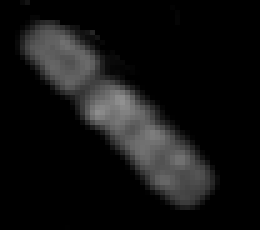
#> input picture Crowdsourcing for Chromosome Segmentation and Deep Classification/single_chromosomes/1/1 10b.bmp, 52 x 46 px, found by its file name (shown 5 times larger); its folder holds only this picture in this run
$ python chromosome_straightening_v1.0.py
#> lines starting #> are read from the running program, lines starting #| are printed output that depends on the picture; after the words box and inside, x2 and y2 are one past the last pixel; in counts of white or black regions, pixels touching at a corner belong together
import numpy as np
import pandas as pd
import cv2
from PIL import Image
from matplotlib import pyplot as plt
import scipy.signal as signal
import os

class Straightening():
    def __init__(self):
        self.w1 = 0.43
        self.w2 = 0.57

    def main_unstrainghtening(self, path_img):
        orgin_img = cv2.imread(path_img, cv2.IMREAD_GRAYSCALE)
        img = 255 - orgin_img
        new_img = self.unstraightening_img_return(img)

        return new_img

    def main_strainghtening(self, path_img):
        '''
        main function
        return: the straighted img
        '''
#> called with path_img = './single_chromosomes/1/1 10b.bmp'
        orgin_img = cv2.imread(path_img, cv2.IMREAD_GRAYSCALE)
#> orgin_img is the input picture: shape (46, 52); min 0, max 145, mean 18.2
        img = 255 - orgin_img
        # print(img)
        # self.img_name = path_img.split("\\")[-1].split('.')[0] + '.png'
        degree, row_bend, img_coped, for_show, mask_rotated = self.find_bend_point_0(img)
        img_upper_rotated, img_lower_rotated = self.separate_rotate_1(img_coped, row_bend)
        width1 = img_upper_rotated.shape[1]
        width2 = img_lower_rotated.shape[1]
        width_diff = width1 - width2
        if width_diff > 0:
            img_lower_rotated = cv2.copyMakeBorder(img_lower_rotated.copy(), top=0, bottom=0, left=0,
                                                    right=width_diff, borderType=cv2.BORDER_CONSTANT, value=255)
        else:
            img_upper_rotated = cv2.copyMakeBorder(img_upper_rotated.copy(), top=0, bottom=0, left=0,
                                                    right=np.abs(width_diff), borderType=cv2.BORDER_CONSTANT, value=255)
        img_new = np.concatenate((img_upper_rotated[:-3], img_lower_rotated[3:]), axis=0)

        img_new = 255 - img_new
        return img_new


    def find_bend_point_0(self, img):
        '''
        First produce the binary image and then
        Use the information about the horizontal projection vector to find the bend point
        '''

        boarder_size = max(img.shape[0] // 2, img.shape[1] // 2)
#> boarder_size = 26
        img = cv2.copyMakeBorder(img.copy(), top=boarder_size, bottom=boarder_size, left=boarder_size,
                                 right=boarder_size, borderType=cv2.BORDER_CONSTANT, value=255)
#> img: shape (98, 104)
        rows, columns = img.shape
#> rows = 98; columns = 104
        retval, img_binary = cv2.threshold(img, 253, 255, cv2.THRESH_BINARY)  # 对图像二值化操作
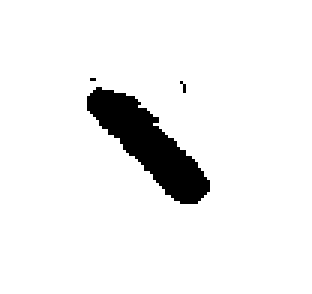
#> img_binary: shape (98, 104) (shown 3 times larger); 93.6% white; 3 black regions (2 under 20 px), largest, box (x1, y1, x2, y2) and area: (29, 29, 70, 68) 648
        img_binary = cv2.bitwise_not(img_binary)    # 二值化像素值反转
        S_old = np.inf
        degree_opt = 0
        row_bend_opt = 0
        img_coped = 0
        for_show = 0
        mask_rotated_return = 0
        for degree in range(0, 180, 5):   # 逐个旋转
            rotate_Matrix = cv2.getRotationMatrix2D((rows//2, columns//2), degree, 1)
            mask_rotated = cv2.warpAffine(img_binary, rotate_Matrix, (2*columns, 2*rows))
            mask_bounding = cv2.boundingRect(mask_rotated)
            # 选取出能框住染色体的最小矩形
            mask_rotated1 = mask_rotated[mask_bounding[1]:mask_bounding[1] + mask_bounding[3],
                                        mask_bounding[0]:mask_bounding[0] + mask_bounding[2]]
            S_new, row_bend, for_show1 = self.S_score_calculate(mask_rotated1, degree)  # 计算paper中的S值
            img_rotated = cv2.warpAffine(img, rotate_Matrix, (2*columns, 2*rows))
            img_coped1 = img_rotated[mask_bounding[1]:mask_bounding[1] + mask_bounding[3],
                                    mask_bounding[0]:mask_bounding[0] + mask_bounding[2]]
            if S_new < S_old:
                S_old = S_new
                degree_opt = degree
                row_bend_opt = row_bend
                img_coped = img_coped1
                for_show = for_show1
                mask_rotated_return = mask_rotated1
#> this loop made 36 passes
#> (mask_bounding, sag_index in S_score_calculate, sags in S_score_calculate, sag_min_index in S_score_calculate, sag_min in S_score_calculate, projection_inter1 in S_score_calculate, peaks_index1 in S_score_calculate, peaks_index2 in S_score_calculate) on passes 5, 6, 20: ((22, 24, 51, 40), ([4, 13],), [-0.00357, 28.92], 4, -0.00357, [0.216, 1.06, 0.131, -0.00119], ([1],), ([8, 10],)), ((20, 24, 54, 39), ([2, 5],), [-0.0728, -0.315], 5, -0.315, [0.282, 1.07, -0.0728, -0.008, -0.0215], ([1, 3],), ([6],)), ((23, 31, 41, 44), ([8, 10, 12],), [17.56, 18.06, 17.65], 8, 17.56, [3.04, 8.12, 12.52, 15.21, 16.31, 17.74, 18.71, 18.59], ([6],), ([1, 3, 5],))
#> (mask_bounding, sag_index in S_score_calculate, sags in S_score_calculate, sag_min_index in S_score_calculate, sag_min in S_score_calculate, peaks_index1 in S_score_calculate, peaks_index2 in S_score_calculate, peaks_1 in S_score_calculate) on passes 23, 24, 25, 27, 28: ((21, 29, 40, 51), ([7, 11, 15],), [14.72, 14.67, 15.2], 11, 14.67, ([6, 9],), ([3, 5],), 15.88), ((21, 28, 39, 54), ([6, 8, 10, 12, 17],), [14.48, 14.31, 13.86, 14.1, 14.41], 10, 13.86, ([5, 7],), ([1, 5, 8],), 15.44), ((21, 29, 37, 54), ([8, 10, 13, 17],), [13.94, 13.28, 14.5, 13.38], 10, 13.28, ([4],), ([2, 4, 8],), 14.88), ((22, 29, 34, 56), ([9, 12, 17],), [12.97, 12.65, 13.32], 12, 12.65, ([5, 10],), ([2, 7],), 14.58), ((23, 29, 32, 57), ([7, 9, 11, 13, 18],), [13.58, 12.64, 12.7, 12.68, 13.45], 9, 12.64, ([5],), ([1, 3, 6, 11],), 14.92)
#> pass 1, in find_bend_point_0, `mask_rotated = cv2.warpAffine(img_binary, rotate_Matrix, (2*columns, 2..`:
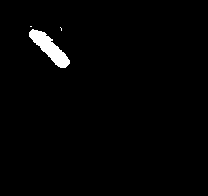
#> mask_rotated: shape (196, 208); 1.6% white; 3 white regions (2 under 20 px), largest, box (x1, y1, x2, y2) and area: (29, 29, 70, 68) 648
#> after the loop:
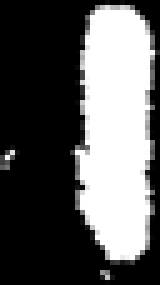
#> mask_rotated_return: shape (57, 32) (shown 5 times larger); min 0, max 255, mean 91.5
#> after the loop, S_old = 0.25; degree_opt = 135; row_bend_opt = 18
#> in main_strainghtening, `degree, row_bend, img_coped, for_show, mask_rotated = self.find_bend_p..`: degree = 135; row_bend = 18; for_show = 9 items
        return degree_opt, row_bend_opt, img_coped, for_show, mask_rotated_return

    def separate_rotate_1(self, img_coped, bend_row):
        '''
        相当于从bend的位置直接分割图像为二
        img, the same as mask
        :return:
        '''
#> called with bend_row = 18
        img_upper = img_coped[:bend_row, :]
        img_lower = img_coped[bend_row:, :]
        img_upper_rotated = self.find_h_rotate_degree(img_upper)
        img_lower_rotated = self.find_h_rotate_degree(img_lower)
        return img_upper_rotated, img_lower_rotated
        # print("come on")

    def find_h_rotate_degree(self, img_separate):
        '''
        assistant function for separate_rotate_1
        :param img_separate:
        :return:
        '''
        boarder_size = max(img_separate.shape[0] // 2, img_separate.shape[1] // 2)
#> boarder_size = 16
        img = cv2.copyMakeBorder(img_separate.copy(), top=boarder_size, bottom=boarder_size, left=boarder_size,
                                 right=boarder_size, borderType=cv2.BORDER_CONSTANT, value=255)
#> img: shape (50, 64)
        rows, columns = img.shape
#> rows = 50; columns = 64
        retval, img_binary = cv2.threshold(img, 253, 255, cv2.THRESH_BINARY)
#> img_binary: shape (50, 64); 92.9% white; 1 black region, box (x1, y1, x2, y2) and area: (32, 17, 47, 34) 228
        img_binary = cv2.bitwise_not(img_binary)
        x_projection_width = np.inf
        for degree in range(-90, 90, 5):
            rotate_Matrix = cv2.getRotationMatrix2D((rows // 2, columns // 2), degree, 1)
            mask_rotated = cv2.warpAffine(img_binary, rotate_Matrix, (2 * columns, 2 * rows))
            mask_bounding = cv2.boundingRect(mask_rotated)
            mask_rotated = mask_rotated[mask_bounding[1]:mask_bounding[1] + mask_bounding[3],
                           mask_bounding[0]:mask_bounding[0] + mask_bounding[2]]
            x_axis_projection = np.sum(mask_rotated, axis=0)/255
            x_projection_index = np.where(x_axis_projection > 0)
            width1 = x_projection_index[0][-1] - x_projection_index[0][0]
            img_rotated = cv2.warpAffine(img, rotate_Matrix, (2 * columns, 2 * rows))
            img_coped1 = img_rotated[mask_bounding[1]:mask_bounding[1] + mask_bounding[3],
                         mask_bounding[0]:mask_bounding[0] + mask_bounding[2]]
            if width1 < x_projection_width:
                x_projection_width = width1
                img_coped = img_coped1
#> this loop made 36 passes
#> (mask_bounding, x_axis_projection, x_projection_index, width1, x_projection_width) on pass 19: ((32, 17, 15, 17), [8, 15, 16, 17, 17, 17, 17, 17, 17, 17, 17, 16, 15, 14, 8], ([0, 1, 2, 3, 4, 5, 6, 7, 8, 9, 10, 11, 12, 13, 14],), 14, 14)
#> (mask_bounding, width1, x_projection_width) on pass 1: ((24, 39, 17, 15), 16, 16)
#> pass 1, in find_h_rotate_degree, `img_rotated = cv2.warpAffine(img, rotate_Matrix, (2 * columns, 2 * row..`:
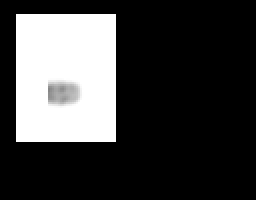
#> img_rotated: shape (100, 128) (shown 2 times larger); min 0, max 255, mean 62.7
#> after the loop, x_projection_width = 14
        return img_coped

    def S_score_calculate(self, mask_rotated, degree):
        '''
        assistant function for find_bend_point_0
        :param mask_rotated:  cropped and rotated mask
        :return: S core in the equation (1)
        '''
        from scipy.interpolate import interp1d

        y_projection = np.sum(mask_rotated, axis=1)/255
        inter = interp1d(np.arange(len(y_projection)), y_projection, kind="cubic")
        projection_inter_index = np.linspace(0, len(y_projection) - 1, (1 / 2) * len(y_projection))
        projection_inter = inter(projection_inter_index)
        sag_index = signal.argrelextrema(projection_inter, np.less)
        sags = projection_inter[sag_index]
        if len(sags) == 0:
            return np.Infinity, None, None
        sag_min_index = sag_index[0][np.argmin(sags)]
        sag_min = projection_inter[sag_min_index]
        projection_inter1 = projection_inter[: sag_min_index]
        peaks_index1 = signal.argrelextrema(projection_inter1, np.greater)
        projection_inter2 = projection_inter[sag_min_index:]
        peaks_index2 = signal.argrelextrema(projection_inter2, np.greater)
        if len(peaks_index1[0]) == 0 or len(peaks_index2[0]) == 0:
            return np.Infinity, None, None
        peaks_1 = np.max(projection_inter1[peaks_index1])
        peaks_2 = np.max(projection_inter2[peaks_index2])
        R1 = np.abs(peaks_1-peaks_2)/(peaks_1 + peaks_2)
        R2 = sag_min/(peaks_1 + peaks_2)
        S = self.w1 * R1 + self.w2 * R2
        for_show = (y_projection, projection_inter_index, projection_inter, 2*sag_min_index, sag_min, 2*peaks_index1[0],
                    projection_inter1[peaks_index1[0]], 2*(peaks_index2[0] + sag_min_index),
                    projection_inter2[peaks_index2[0]])
        return S, 2*sag_min_index, for_show

    def unstraightening_img_return(self, img):
        '''
        Some small chromosome image do not need to use straightening method, they only need to be rotated
        '''

        boarder_size = max(img.shape[0] // 2, img.shape[1] // 2)
        img = cv2.copyMakeBorder(img.copy(), top=boarder_size, bottom=boarder_size, left=boarder_size,
                                 right=boarder_size, borderType=cv2.BORDER_CONSTANT, value=255)
        rows, columns = img.shape
        retval, img_binary = cv2.threshold(img, 253, 255, cv2.THRESH_BINARY)  # 对图像二值化操作,阈值设为253
        img_binary = cv2.bitwise_not(img_binary)    # 二值化像素值反转
        S_old = np.inf
        degree_opt = 0
        row_bend_opt = 0
        img_coped = 0
        for_show = 0
        mask_rotated_return = 0
        for degree in range(0, 90, 5):   # 逐个旋转
            rotate_Matrix = cv2.getRotationMatrix2D((rows//2, columns//2), degree, 1)
            mask_rotated = cv2.warpAffine(img_binary, rotate_Matrix, (2*columns, 2*rows))
            mask_bounding = cv2.boundingRect(mask_rotated)
            # 选取出能框住染色体的最小矩形
            mask_rotated1 = mask_rotated[mask_bounding[1]:mask_bounding[1] + mask_bounding[3],
                                        mask_bounding[0]:mask_bounding[0] + mask_bounding[2]]
            S_new, row_bend, for_show1 = self.S_score_calculate(mask_rotated1, degree)  # 计算paper中的S值
            img_rotated = cv2.warpAffine(img, rotate_Matrix, (2*columns, 2*rows))
            img_coped1 = img_rotated[mask_bounding[1]:mask_bounding[1] + mask_bounding[3],
                                    mask_bounding[0]:mask_bounding[0] + mask_bounding[2]]
            if S_new < S_old:
                S_old = S_new
                img_coped = img_coped1
        img_coped = 255 - img_coped
        return img_coped


if __name__ == "__main__":
    from skimage import io
    norm_size = 220   # We want to output 128*128 's images
    unstraighteningset = ['11','12','13','14','15','16','17','18','19','20','21','22','24']
    file = './single_chromosomes'   # address of dataset
    newfile = './straightening_single_chromosomes'   # address of newdataset
    set_num = 119
    for i in range(1, set_num + 1):
        for f in os.listdir(file + '/' + str(i) + '/'):
            name = f.split(' ')[1].split('.')[0]
            if len(name) == 3:
                if name[2] == 'a' or name[2] == 'b':
                    name = name[0] + name[1]
            elif len(name) == 2:
                if name[1] == 'a' or name[1] == 'b':
                    name = name[0]
            paths_img = file + '/' + str(i) + '/' + f
            straightening = Straightening()
            if name not in unstraighteningset:
                img = straightening.main_strainghtening(paths_img)
#> in find_h_rotate_degree (call 2), `retval, img_binary = cv2.threshold(img, 253, 255, cv2.THRESH_BINARY)`: img_binary: shape (77, 70); 91.3% white; 3 black regions (2 under 20 px), largest, box (x1, y1, x2, y2) and area: (34, 19, 50, 53) 461
#> the loop in find_h_rotate_degree (call 2), `for degree in range(-90, 90, 5):` made 36 passes
#> (mask_bounding, width1, x_projection_width) on passes 1, 9, 10, 11, 16: ((17, 17, 38, 30), 37, 37), ((22, 19, 36, 35), 35, 35), ((23, 19, 35, 36), 34, 34), ((25, 20, 33, 35), 32, 32), ((21, 18, 32, 39), 31, 31)
#> (mask_bounding, width1) on passes 2 to 7: ((17, 16, 39, 32), 38), ((17, 16, 40, 33), 39), ((17, 16, 41, 34), 40), ((18, 16, 40, 35), 39), ((19, 17, 39, 35), 38), ((20, 17, 39, 36), 38)
#> pass 1, in find_h_rotate_degree (call 2), `mask_rotated = cv2.warpAffine(img_binary, rotate_Matrix, (2 * columns,..`:
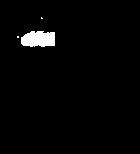
#> mask_rotated: shape (154, 140); 2.2% white; 3 white regions (2 under 20 px), largest, box (x1, y1, x2, y2) and area: (21, 31, 55, 47) 461
#> pass 1, in find_h_rotate_degree (call 2), `img_coped1 = img_rotated[mask_bounding[1]:mask_bounding[1] + mask_boun..`:
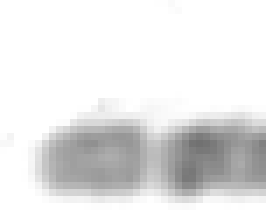
#> img_coped1: shape (30, 38) (shown 7 times larger); min 113, max 255, mean 228.9
            else:
                img = cv2.imread(paths_img, cv2.IMREAD_GRAYSCALE)
            rows, columns = img.shape
            img = cv2.copyMakeBorder(img.copy(), top=(norm_size-rows)//2, bottom=(norm_size-rows)//2, left=(norm_size-columns)//2,
                                        right=(norm_size-columns)//2, borderType=cv2.BORDER_CONSTANT, value=0)
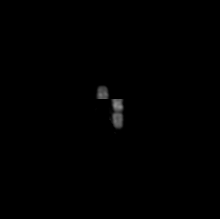
#> img: shape (219, 220); min 0, max 142, mean 0.8
#> (the run stopped early here; a loop or call above may not have finished)
